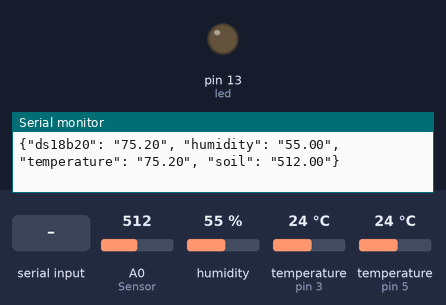
A sketch run on a simulated Arduino Uno, built with avr-gcc and run on an emulated ATmega328P. On the bench: output pins drawn as LEDs (lit = HIGH), the last lines printed to the serial monitor. Inputs (shaded band) come from the test bench; at power-on: A0 (Sensor) = 512, humidity 55 %, temperature (sensors on pin 3, pin 5) 24 °C.

Above: at 1.6 s.
1.7 s: "y" received over Serial
At 4.8 s:
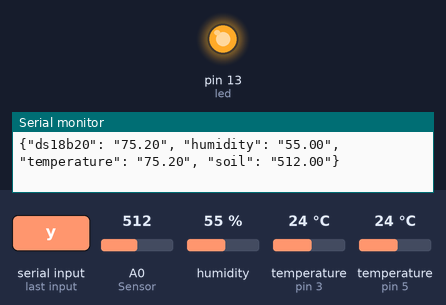
5.1 s: "n" received over Serial
At 7.1 s:
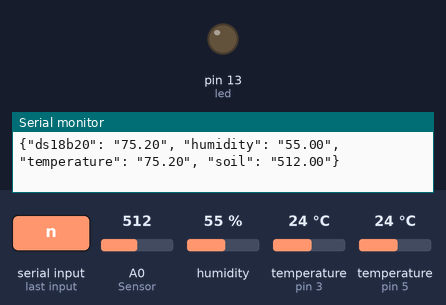
Timing chart, 0 to 8.6 s (numbered marks = the images above; inputs shaded):
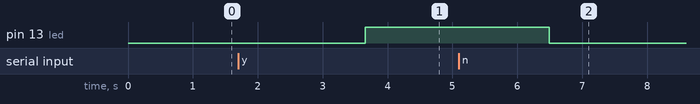

Measured:
- after the input at 1.7 s, pin 13 (led): LOW → HIGH after 2.0 s
- after the input at 5.1 s, pin 13 (led): HIGH → LOW after 1.4 s

The sketch:

autoplant.ino
```cpp
#include<dht.h>
#include <OneWire.h>
#include <DallasTemperature.h>

//DHT Initial
  dht DHT;
  #define DHT11_PIN 3

//DS18B20 Initial
  #define ONE_WIRE_BUS 5
  OneWire oneWire(ONE_WIRE_BUS);
  DallasTemperature probe(&oneWire);
  float Celcius=0;
  float Fahrenheit=0;

//Soil Initial
  const int AirValue = 518;
  const int WaterValue = 287;
  int intervals = (AirValue - WaterValue)/3;
  int soilMoistureValue = 0;

float mySensors[4] = {0,0,0,0};
int led = 13;

void setup() {
  Serial.begin(9600);
  probe.begin();
  pinMode(led, OUTPUT);
}

void loop(){
  readSensors();
  readSerialInput();

  Serial.println(toJson());
  delay(2000);
}

void readSerialInput(){
  int num = Serial.read();
  if(num == 121){
    digitalWrite(led, HIGH);
  }else if (num == 110) {
    digitalWrite(led, LOW);
  }
}

void readSensors(){
  mySensors[0] = ds18b20();
  mySensors[1] = humidity();
  mySensors[2] = temperature();
  mySensors[3] = soil();
}

String toJson(){
  String json = "{\"ds18b20\": \"" + String(mySensors[0]) +
    "\", \"humidity\": \"" + String(mySensors[1]) +
    "\", \"temperature\": \"" + String(mySensors[2]) +
    "\", \"soil\": \"" + String(mySensors[3]) + "\"}";
  return json;
}

float temperature(){
  int chk = DHT.read11(DHT11_PIN);

  // Serial.println(" Temparature ");
  // Serial.println(DHT.temperature * 1.8 + 32, 1);
  // Serial.println("--------------------");
  // Serial.println(" ");

  return DHT.temperature * 1.8 + 32;
}

float humidity(){
  int chk = DHT.read11(DHT11_PIN);

  // Serial.println(" Humidity " );
  // Serial.println(DHT.humidity, 1);
  // Serial.println(" ");
  return DHT.humidity;
}

float ds18b20(){
  probe.requestTemperatures();
  Celcius=probe.getTempCByIndex(0);
  Fahrenheit=probe.toFahrenheit(Celcius);
  // Serial.print(" C  ");
  // Serial.print(Celcius);
  // Serial.print(" F  ");
  // Serial.println(Fahrenheit);

  return Fahrenheit;
}

float soil(){
  soilMoistureValue = analogRead(A0);  //put Sensor insert into soil
  // // Serial.println("---------------------------------");
  // // Serial.println(soilMoistureValue);
  // if(soilMoistureValue > WaterValue && soilMoistureValue < (WaterValue + intervals)){
  //   Serial.println("Very Wet");
  // } else if(soilMoistureValue > (WaterValue + intervals) && soilMoistureValue < (AirValue - intervals)) {
  //   Serial.println("Wet");
  // } else if(soilMoistureValue < AirValue && soilMoistureValue > (AirValue - intervals)) {
  //   Serial.println("Dry");
  // }

  return soilMoistureValue;
}
```
